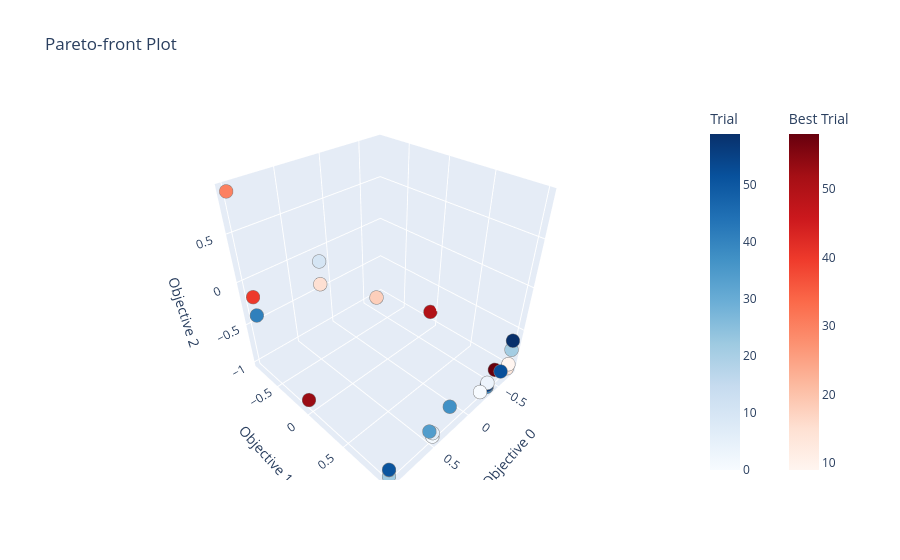

Here is the notebook cell this chart was saved with:
### Code cell
from optuna.visualization import plot_pareto_front


fig = plot_pareto_front(study)
fig.show()

### Figure 1 — Plotly figure (JSON) as saved in the notebook; plotly's stock layout.template omitted (floating-point values rounded to 4 significant figures)
{"data": [{"hovertemplate": "%{text}<extra>Trial</extra>", "marker": {"color": [0, 1, 3, 6, 10, 11, 14, 16, 21, 22, 34, 37, 39, 41, 51, 52, 56, 59], "colorbar": {"title": {"text": "Trial"}}, "colorscale": [[0, "rgb(247,251,255)"], [0.125, "rgb(222,235,247)"], [0.25, "rgb(198,219,239)"], [0.375, "rgb(158,202,225)"], [0.5, "rgb(107,174,214)"], [0.625, "rgb(66,146,198)"], [0.75, "rgb(33,113,181)"], [0.875, "rgb(8,81,156)"], [1, "rgb(8,48,107)"]], "line": {"color": "Grey", "width": 0.5}}, "mode": "markers", "showlegend": false, "text": ["{<br>  \"number\": 0,<br>  \"values\": [<br>    -0.2534165822660702,<br>    1.0,<br>    -0.9872911752920642<br>  ],<br>  \"params\": {<br>    \"BLEN\": 16,<br>    \"MLEN\": 16,<br>    \"VLEN\": 64,<br>    \"HBM_M_Prefetch_Amount\": 256,<br>    \"HBM_V_Prefetch_Amount\": 64,<br>    \"HBM_V_Writeback_Amount\": 16,<br>    \"ACT_ELEMENT_WIDTH\": \"MXFP_E5M2\",<br>    \"KV_ELEMENT_WIDTH\": \"MXINT_8\",<br>    \"FP_SETTING\": \"FP_E4M7\",<br>    \"INT_DATA_WIDTH\": 32<br>  }<br>}", "{<br>  \"number\": 1,<br>  \"values\": [<br>    0.4570697424387078,<br>    1.0,<br>    -1.0<br>  ],<br>  \"params\": {<br>    \"BLEN\": 2,<br>    \"MLEN\": 8,<br>    \"VLEN\": 8,<br>    \"HBM_M_Prefetch_Amount\": 4,<br>    \"HBM_V_Prefetch_Amount\": 32,<br>    \"HBM_V_Writeback_Amount\": 2,<br>    \"ACT_ELEMENT_WIDTH\": \"MXFP_E5M2\",<br>    \"KV_ELEMENT_WIDTH\": \"MXINT_4\",<br>    \"FP_SETTING\": \"FP_E6M5\",<br>    \"INT_DATA_WIDTH\": 16<br>  }<br>}", "{<br>  \"number\": 3,<br>  \"values\": [<br>    -0.36829150864201843,<br>    1.0,<br>    -0.9464556371797468<br>  ],<br>  \"params\": {<br>    \"BLEN\": 2,<br>    \"MLEN\": 16,<br>    \"VLEN\": 128,<br>    \"HBM_M_Prefetch_Amount\": 8,<br>    \"HBM_V_Prefetch_Amount\": 4,<br>    \"HBM_V_Writeback_Amount\": 256,<br>    \"ACT_ELEMENT_WIDTH\": \"MXINT_8\",<br>    \"KV_ELEMENT_WIDTH\": \"MXINT_4\",<br>    \"FP_SETTING\": \"FP_E4M7\",<br>    \"INT_DATA_WIDTH\": 64<br>  }<br>}", "{<br>  \"number\": 6,<br>  \"values\": [<br>    0.4570697424387078,<br>    1.0,<br>    -0.9541784260301748<br>  ],<br>  \"params\": {<br>    \"BLEN\": 2,<br>    \"MLEN\": 64,<br>    \"VLEN\": 16,<br>    \"HBM_M_Prefetch_Amount\": 4,<br>    \"HBM_V_Prefetch_Amount\": 256,<br>    \"HBM_V_Writeback_Amount\": 16,<br>    \"ACT_ELEMENT_WIDTH\": \"MXFP_E5M2\",<br>    \"KV_ELEMENT_WIDTH\": \"MXINT_4\",<br>    \"FP_SETTING\": \"FP_E6M5\",<br>    \"INT_DATA_WIDTH\": 64<br>  }<br>}", "{<br>  \"number\": 10,<br>  \"values\": [<br>    0.2537514068303075,<br>    -0.719100403404498,<br>    -0.03811315842755292<br>  ],<br>  \"params\": {<br>    \"BLEN\": 16,<br>    \"MLEN\": 256,<br>    \"VLEN\": 64,<br>    \"HBM_M_Prefetch_Amount\": 8,<br>    \"HBM_V_Prefetch_Amount\": 128,<br>    \"HBM_V_Writeback_Amount\": 16,<br>    \"ACT_ELEMENT_WIDTH\": \"MXINT_4\",<br>    \"KV_ELEMENT_WIDTH\": \"MXINT_4\",<br>    \"FP_SETTING\": \"FP_E5M6\",<br>    \"INT_DATA_WIDTH\": 32<br>  }<br>}", "{<br>  \"number\": 11,<br>  \"values\": [<br>    -0.3665748948740477,<br>    1.0,<br>    -1.0<br>  ],<br>  \"params\": {<br>    \"BLEN\": 4,<br>    \"MLEN\": 8,<br>    \"VLEN\": 8,<br>    \"HBM_M_Prefetch_Amount\": 32,<br>    \"HBM_V_Prefetch_Amount\": 8,<br>    \"HBM_V_Writeback_Amount\": 8,<br>    \"ACT_ELEMENT_WIDTH\": \"MXINT_4\",<br>    \"KV_ELEMENT_WIDTH\": \"MXFP_E3M4\",<br>    \"FP_SETTING\": \"FP_E5M6\",<br>    \"INT_DATA_WIDTH\": 16<br>  }<br>}", "{<br>  \"number\": 14,<br>  \"values\": [<br>    1.0,<br>    1.0,<br>    -0.9154763197771292<br>  ],<br>  \"params\": {<br>    \"BLEN\": 8,<br>    \"MLEN\": 64,<br>    \"VLEN\": 8,<br>    \"HBM_M_Prefetch_Amount\": 4,<br>    \"HBM_V_Prefetch_Amount\": 4,<br>    \"HBM_V_Writeback_Amount\": 4,<br>    \"ACT_ELEMENT_WIDTH\": \"MXFP_E5M2\",<br>    \"KV_ELEMENT_WIDTH\": \"MXINT_2\",<br>    \"FP_SETTING\": \"FP_E6M5\",<br>    \"INT_DATA_WIDTH\": 16<br>  }<br>}", "{<br>  \"number\": 16,<br>  \"values\": [<br>    1.0,<br>    1.0,<br>    -1.0<br>  ],<br>  \"params\": {<br>    \"BLEN\": 2,<br>    \"MLEN\": 16,<br>    \"VLEN\": 32,<br>    \"HBM_M_Prefetch_Amount\": 2,<br>    \"HBM_V_Prefetch_Amount\": 2,<br>    \"HBM_V_Writeback_Amount\": 128,<br>    \"ACT_ELEMENT_WIDTH\": \"MXFP_E5M2\",<br>    \"KV_ELEMENT_WIDTH\": \"MXINT_2\",<br>    \"FP_SETTING\": \"FP_E8M5\",<br>    \"INT_DATA_WIDTH\": 64<br>  }<br>}", "{<br>  \"number\": 21,<br>  \"values\": [<br>    -0.7408181973125907,<br>    1.0,<br>    -0.7546767796768639<br>  ],<br>  \"params\": {<br>    \"BLEN\": 4,<br>    \"MLEN\": 128,<br>    \"VLEN\": 32,<br>    \"HBM_M_Prefetch_Amount\": 32,<br>    \"HBM_V_Prefetch_Amount\": 256,<br>    \"HBM_V_Writeback_Amount\": 32,<br>    \"ACT_ELEMENT_WIDTH\": \"MXINT_8\",<br>    \"KV_ELEMENT_WIDTH\": \"MXINT_8\",<br>    \"FP_SETTING\": \"FP_E4M7\",<br>    \"INT_DATA_WIDTH\": 32<br>  }<br>}", "{<br>  \"number\": 22,<br>  \"values\": [<br>    1.0,<br>    1.0,<br>    -1.0<br>  ],<br>  \"params\": {<br>    \"BLEN\": 2,<br>    \"MLEN\": 2,<br>    \"VLEN\": 8,<br>    \"HBM_M_Prefetch_Amount\": 32,<br>    \"HBM_V_Prefetch_Amount\": 16,<br>    \"HBM_V_Writeback_Amount\": 2,<br>    \"ACT_ELEMENT_WIDTH\": \"MXFP_E3M4\",<br>    \"KV_ELEMENT_WIDTH\": \"MXINT_2\",<br>    \"FP_SETTING\": \"FP_E5M6\",<br>    \"INT_DATA_WIDTH\": 64<br>  }<br>}", "{<br>  \"number\": 34,<br>  \"values\": [<br>    0.5066167644329052,<br>    1.0,<br>    -0.8865696212200043<br>  ],<br>  \"params\": {<br>    \"BLEN\": 4,<br>    \"MLEN\": 64,<br>    \"VLEN\": 64,<br>    \"HBM_M_Prefetch_Amount\": 4,<br>    \"HBM_V_Prefetch_Amount\": 2,<br>    \"HBM_V_Writeback_Amount\": 64,<br>    \"ACT_ELEMENT_WIDTH\": \"MXFP_E5M2\",<br>    \"KV_ELEMENT_WIDTH\": \"MXFP_E5M2\",<br>    \"FP_SETTING\": \"FP_E4M7\",<br>    \"INT_DATA_WIDTH\": 16<br>  }<br>}", "{<br>  \"number\": 37,<br>  \"values\": [<br>    0.2401190659779988,<br>    1.0,<br>    -0.7898737241866608<br>  ],<br>  \"params\": {<br>    \"BLEN\": 8,<br>    \"MLEN\": 64,<br>    \"VLEN\": 128,<br>    \"HBM_M_Prefetch_Amount\": 2,<br>    \"HBM_V_Prefetch_Amount\": 32,<br>    \"HBM_V_Writeback_Amount\": 32,<br>    \"ACT_ELEMENT_WIDTH\": \"MXINT_4\",<br>    \"KV_ELEMENT_WIDTH\": \"MXFP_E5M2\",<br>    \"FP_SETTING\": \"FP_E5M6\",<br>    \"INT_DATA_WIDTH\": 16<br>  }<br>}", "{<br>  \"number\": 39,<br>  \"values\": [<br>    -0.36339846582198154,<br>    1.0,<br>    -1.0<br>  ],<br>  \"params\": {<br>    \"BLEN\": 8,<br>    \"MLEN\": 8,<br>    \"VLEN\": 64,<br>    \"HBM_M_Prefetch_Amount\": 16,<br>    \"HBM_V_Prefetch_Amount\": 32,<br>    \"HBM_V_Writeback_Amount\": 128,<br>    \"ACT_ELEMENT_WIDTH\": \"MXFP_E3M4\",<br>    \"KV_ELEMENT_WIDTH\": \"MXFP_E5M2\",<br>    \"FP_SETTING\": \"FP_E4M7\",<br>    \"INT_DATA_WIDTH\": 16<br>  }<br>}", "{<br>  \"number\": 41,<br>  \"values\": [<br>    1.0,<br>    -0.7571010432144948,<br>    -0.32810381017619183<br>  ],<br>  \"params\": {<br>    \"BLEN\": 32,<br>    \"MLEN\": 128,<br>    \"VLEN\": 16,<br>    \"HBM_M_Prefetch_Amount\": 4,<br>    \"HBM_V_Prefetch_Amount\": 4,<br>    \"HBM_V_Writeback_Amount\": 128,<br>    \"ACT_ELEMENT_WIDTH\": \"MXINT_8\",<br>    \"KV_ELEMENT_WIDTH\": \"MXINT_2\",<br>    \"FP_SETTING\": \"FP_E5M6\",<br>    \"INT_DATA_WIDTH\": 64<br>  }<br>}", "{<br>  \"number\": 51,<br>  \"values\": [<br>    1.0,<br>    1.0,<br>    -0.9117737898615593<br>  ],<br>  \"params\": {<br>    \"BLEN\": 8,<br>    \"MLEN\": 64,<br>    \"VLEN\": 16,<br>    \"HBM_M_Prefetch_Amount\": 256,<br>    \"HBM_V_Prefetch_Amount\": 32,<br>    \"HBM_V_Writeback_Amount\": 32,<br>    \"ACT_ELEMENT_WIDTH\": \"MXINT_2\",<br>    \"KV_ELEMENT_WIDTH\": \"MXINT_8\",<br>    \"FP_SETTING\": \"FP_E4M7\",<br>    \"INT_DATA_WIDTH\": 32<br>  }<br>}", "{<br>  \"number\": 52,<br>  \"values\": [<br>    -0.5994623361240683,<br>    1.0,<br>    -0.956456410043646<br>  ],<br>  \"params\": {<br>    \"BLEN\": 2,<br>    \"MLEN\": 2,<br>    \"VLEN\": 128,<br>    \"HBM_M_Prefetch_Amount\": 256,<br>    \"HBM_V_Prefetch_Amount\": 8,<br>    \"HBM_V_Writeback_Amount\": 8,<br>    \"ACT_ELEMENT_WIDTH\": \"MXFP_E4M3\",<br>    \"KV_ELEMENT_WIDTH\": \"MXFP_E4M3\",<br>    \"FP_SETTING\": \"FP_E8M5\",<br>    \"INT_DATA_WIDTH\": 64<br>  }<br>}", "{<br>  \"number\": 56,<br>  \"values\": [<br>    -0.36339846582198154,<br>    1.0,<br>    -0.9752221010114419<br>  ],<br>  \"params\": {<br>    \"BLEN\": 16,<br>    \"MLEN\": 16,<br>    \"VLEN\": 64,<br>    \"HBM_M_Prefetch_Amount\": 8,<br>    \"HBM_V_Prefetch_Amount\": 2,<br>    \"HBM_V_Writeback_Amount\": 64,<br>    \"ACT_ELEMENT_WIDTH\": \"MXFP_E3M4\",<br>    \"KV_ELEMENT_WIDTH\": \"MXFP_E5M2\",<br>    \"FP_SETTING\": \"FP_E8M5\",<br>    \"INT_DATA_WIDTH\": 64<br>  }<br>}", "{<br>  \"number\": 59,<br>  \"values\": [<br>    -0.729090430766079,<br>    1.0,<br>    -0.6278817619217922<br>  ],<br>  \"params\": {<br>    \"BLEN\": 4,<br>    \"MLEN\": 128,<br>    \"VLEN\": 128,<br>    \"HBM_M_Prefetch_Amount\": 16,<br>    \"HBM_V_Prefetch_Amount\": 32,<br>    \"HBM_V_Writeback_Amount\": 128,<br>    \"ACT_ELEMENT_WIDTH\": \"MXINT_8\",<br>    \"KV_ELEMENT_WIDTH\": \"MXFP_E3M4\",<br>    \"FP_SETTING\": \"FP_E8M5\",<br>    \"INT_DATA_WIDTH\": 32<br>  }<br>}"], "type": "scatter3d", "x": [-0.2534, 0.4571, -0.3683, 0.4571, 0.2538, -0.3666, 1, 1, -0.7408, 1, 0.5066, 0.2401, -0.3634, 1, 1, -0.5995, -0.3634, -0.7291], "y": [1, 1, 1, 1, -0.7191, 1, 1, 1, 1, 1, 1, 1, 1, -0.7571, 1, 1, 1, 1], "z": [-0.9873, -1, -0.9465, -0.9542, -0.03811, -1, -0.9155, -1, -0.7547, -1, -0.8866, -0.7899, -1, -0.3281, -0.9118, -0.9565, -0.9752, -0.6279]}, {"hovertemplate": "%{text}<extra>Best Trial</extra>", "marker": {"color": [9, 13, 15, 18, 30, 40, 50, 53, 58], "colorbar": {"title": {"text": "Best Trial"}, "x": 1.1, "xpad": 40}, "colorscale": [[0, "rgb(255,245,240)"], [0.125, "rgb(254,224,210)"], [0.25, "rgb(252,187,161)"], [0.375, "rgb(252,146,114)"], [0.5, "rgb(251,106,74)"], [0.625, "rgb(239,59,44)"], [0.75, "rgb(203,24,29)"], [0.875, "rgb(165,15,21)"], [1, "rgb(103,0,13)"]], "line": {"color": "Grey", "width": 0.5}}, "mode": "markers", "showlegend": false, "text": ["{<br>  \"number\": 9,<br>  \"values\": [<br>    -0.7408181973125907,<br>    1.0,<br>    -0.9537566991662403<br>  ],<br>  \"params\": {<br>    \"BLEN\": 2,<br>    \"MLEN\": 64,<br>    \"VLEN\": 16,<br>    \"HBM_M_Prefetch_Amount\": 128,<br>    \"HBM_V_Prefetch_Amount\": 128,<br>    \"HBM_V_Writeback_Amount\": 16,<br>    \"ACT_ELEMENT_WIDTH\": \"MXINT_8\",<br>    \"KV_ELEMENT_WIDTH\": \"MXINT_8\",<br>    \"FP_SETTING\": \"FP_E6M5\",<br>    \"INT_DATA_WIDTH\": 64<br>  }<br>}", "{<br>  \"number\": 13,<br>  \"values\": [<br>    -0.7255439760795837,<br>    1.0,<br>    -1.0<br>  ],<br>  \"params\": {<br>    \"BLEN\": 8,<br>    \"MLEN\": 8,<br>    \"VLEN\": 4,<br>    \"HBM_M_Prefetch_Amount\": 128,<br>    \"HBM_V_Prefetch_Amount\": 2,<br>    \"HBM_V_Writeback_Amount\": 2,<br>    \"ACT_ELEMENT_WIDTH\": \"MXFP_E3M4\",<br>    \"KV_ELEMENT_WIDTH\": \"MXINT_8\",<br>    \"FP_SETTING\": \"FP_E8M5\",<br>    \"INT_DATA_WIDTH\": 32<br>  }<br>}", "{<br>  \"number\": 15,<br>  \"values\": [<br>    0.2401190659779988,<br>    -0.757457395212713,<br>    -0.33948668213333466<br>  ],<br>  \"params\": {<br>    \"BLEN\": 32,<br>    \"MLEN\": 128,<br>    \"VLEN\": 32,<br>    \"HBM_M_Prefetch_Amount\": 128,<br>    \"HBM_V_Prefetch_Amount\": 256,<br>    \"HBM_V_Writeback_Amount\": 64,<br>    \"ACT_ELEMENT_WIDTH\": \"MXINT_4\",<br>    \"KV_ELEMENT_WIDTH\": \"MXFP_E5M2\",<br>    \"FP_SETTING\": \"FP_E4M7\",<br>    \"INT_DATA_WIDTH\": 32<br>  }<br>}", "{<br>  \"number\": 18,<br>  \"values\": [<br>    -0.36829150864201843,<br>    -0.5461790602691047,<br>    -0.7160239943805555<br>  ],<br>  \"params\": {<br>    \"BLEN\": 32,<br>    \"MLEN\": 64,<br>    \"VLEN\": 16,<br>    \"HBM_M_Prefetch_Amount\": 16,<br>    \"HBM_V_Prefetch_Amount\": 32,<br>    \"HBM_V_Writeback_Amount\": 32,<br>    \"ACT_ELEMENT_WIDTH\": \"MXINT_8\",<br>    \"KV_ELEMENT_WIDTH\": \"MXINT_4\",<br>    \"FP_SETTING\": \"FP_E5M6\",<br>    \"INT_DATA_WIDTH\": 16<br>  }<br>}", "{<br>  \"number\": 30,<br>  \"values\": [<br>    1.0,<br>    -0.8507187067464065,<br>    0.890449984787768<br>  ],<br>  \"params\": {<br>    \"BLEN\": 32,<br>    \"MLEN\": 256,<br>    \"VLEN\": 512,<br>    \"HBM_M_Prefetch_Amount\": 64,<br>    \"HBM_V_Prefetch_Amount\": 128,<br>    \"HBM_V_Writeback_Amount\": 16,<br>    \"ACT_ELEMENT_WIDTH\": \"MXINT_2\",<br>    \"KV_ELEMENT_WIDTH\": \"MXINT_2\",<br>    \"FP_SETTING\": \"FP_E5M6\",<br>    \"INT_DATA_WIDTH\": 16<br>  }<br>}", "{<br>  \"number\": 40,<br>  \"values\": [<br>    1.0,<br>    -0.757769203211154,<br>    -0.11412655790907433<br>  ],<br>  \"params\": {<br>    \"BLEN\": 32,<br>    \"MLEN\": 128,<br>    \"VLEN\": 256,<br>    \"HBM_M_Prefetch_Amount\": 128,<br>    \"HBM_V_Prefetch_Amount\": 128,<br>    \"HBM_V_Writeback_Amount\": 64,<br>    \"ACT_ELEMENT_WIDTH\": \"MXINT_2\",<br>    \"KV_ELEMENT_WIDTH\": \"MXFP_E3M4\",<br>    \"FP_SETTING\": \"FP_E6M5\",<br>    \"INT_DATA_WIDTH\": 32<br>  }<br>}", "{<br>  \"number\": 50,<br>  \"values\": [<br>    -0.7408181973125907,<br>    -0.04964863075175674,<br>    -0.8555208770324115<br>  ],<br>  \"params\": {<br>    \"BLEN\": 16,<br>    \"MLEN\": 64,<br>    \"VLEN\": 4,<br>    \"HBM_M_Prefetch_Amount\": 32,<br>    \"HBM_V_Prefetch_Amount\": 256,<br>    \"HBM_V_Writeback_Amount\": 2,<br>    \"ACT_ELEMENT_WIDTH\": \"MXINT_8\",<br>    \"KV_ELEMENT_WIDTH\": \"MXINT_8\",<br>    \"FP_SETTING\": \"FP_E5M6\",<br>    \"INT_DATA_WIDTH\": 32<br>  }<br>}", "{<br>  \"number\": 53,<br>  \"values\": [<br>    1.0,<br>    -0.045716470771417606,<br>    -0.933898814694641<br>  ],<br>  \"params\": {<br>    \"BLEN\": 32,<br>    \"MLEN\": 32,<br>    \"VLEN\": 4,<br>    \"HBM_M_Prefetch_Amount\": 16,<br>    \"HBM_V_Prefetch_Amount\": 128,<br>    \"HBM_V_Writeback_Amount\": 64,<br>    \"ACT_ELEMENT_WIDTH\": \"MXINT_2\",<br>    \"KV_ELEMENT_WIDTH\": \"MXFP_E5M2\",<br>    \"FP_SETTING\": \"FP_E6M5\",<br>    \"INT_DATA_WIDTH\": 16<br>  }<br>}", "{<br>  \"number\": 58,<br>  \"values\": [<br>    -0.5994623361240683,<br>    0.9353513003232434,<br>    -0.9796005431150112<br>  ],<br>  \"params\": {<br>    \"BLEN\": 16,<br>    \"MLEN\": 32,<br>    \"VLEN\": 8,<br>    \"HBM_M_Prefetch_Amount\": 2,<br>    \"HBM_V_Prefetch_Amount\": 256,<br>    \"HBM_V_Writeback_Amount\": 4,<br>    \"ACT_ELEMENT_WIDTH\": \"MXFP_E4M3\",<br>    \"KV_ELEMENT_WIDTH\": \"MXFP_E4M3\",<br>    \"FP_SETTING\": \"FP_E8M5\",<br>    \"INT_DATA_WIDTH\": 32<br>  }<br>}"], "type": "scatter3d", "x": [-0.7408, -0.7255, 0.2401, -0.3683, 1, 1, -0.7408, 1, -0.5995], "y": [1, 1, -0.7575, -0.5462, -0.8507, -0.7578, -0.04965, -0.04572, 0.9354], "z": [-0.9538, -1, -0.3395, -0.716, 0.8904, -0.1141, -0.8555, -0.9339, -0.9796]}], "layout": {"scene": {"xaxis": {"title": {"text": "Objective 0"}}, "yaxis": {"title": {"text": "Objective 1"}}, "zaxis": {"title": {"text": "Objective 2"}}}, "title": {"text": "Pareto-front Plot"}}}
